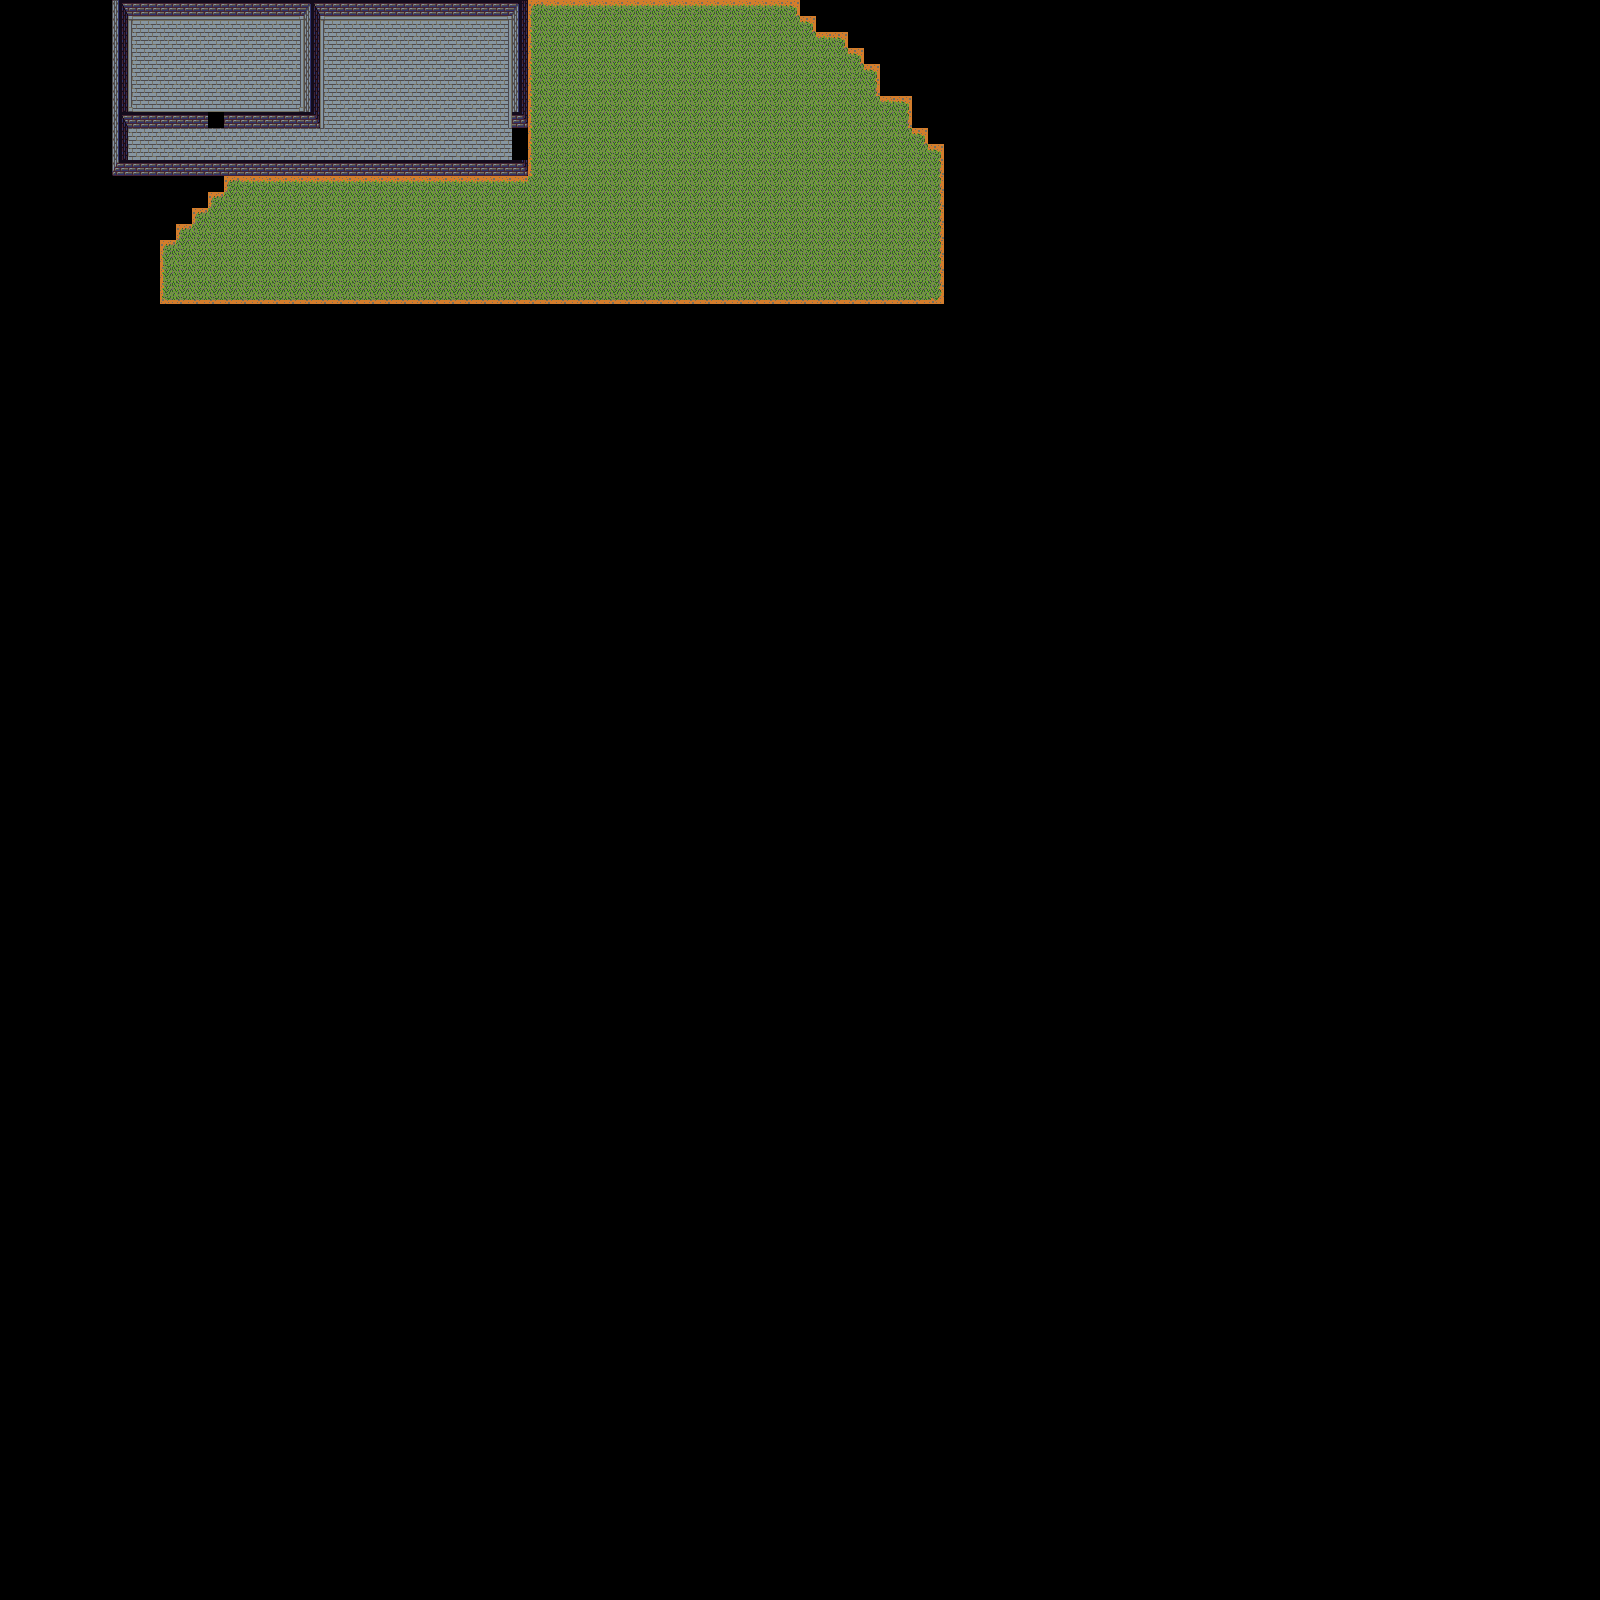

The image is a tile-based game level rendered from a .tmx file. Its description and source (layers, tilesets, objects; grid data summarised) follow:
An orthogonal 100x100 tile map with 16x16 px tiles, 1 tile layer (World Layer), 7 tilesets and 5 objects (sign).

<map version="1.0" orientation="orthogonal" width="100" height="100" tilewidth="16" tileheight="16">
 <tileset firstgid="1" name="Floor" tilewidth="16" tileheight="16">
  <image source="Objects/Floor.png" width="336" height="624" />
  <terraintypes>
   <terrain name="Floor" tile="-1" />
  </terraintypes>
  <tile id="126" terrain=",,,0" />
  <tile id="127" terrain=",,0,0" />
  <tile id="128" terrain=",,0," />
  <tile id="147" terrain=",0,,0" />
  <tile id="148" terrain="0,0,0,0" />
  <tile id="149" terrain="0,,0," />
  <tile id="168" terrain=",0,," />
  <tile id="169" terrain="0,0,," />
  <tile id="170" terrain="0,,," />
 </tileset>
 <tileset firstgid="820" name="Door0" tilewidth="16" tileheight="16">
  <image source="Objects/Door0.png" width="128" height="80" />
 </tileset>
 <tileset firstgid="860" name="Door1" tilewidth="16" tileheight="16">
  <image source="Objects/Door1.png" width="128" height="80" />
 </tileset>
 <tileset firstgid="900" name="Wall" tilewidth="16" tileheight="16">
  <image source="Objects/Wall.png" width="320" height="816" />
  <tile id="60">
   <properties>
    <property name="solid" value="true" />
   </properties>
  </tile>
  <tile id="80">
   <properties>
    <property name="solid" value="true" />
   </properties>
  </tile>
  <tile id="120">
   <properties>
    <property name="solid" value="true" />
   </properties>
  </tile>
  <tile id="121">
   <properties>
    <property name="solid" value="true" />
   </properties>
  </tile>
  <tile id="122">
   <properties>
    <property name="solid" value="true" />
   </properties>
  </tile>
  <tile id="140">
   <properties>
    <property name="solid" value="true" />
   </properties>
  </tile>
  <tile id="141">
   <properties>
    <property name="solid" value="true" />
   </properties>
  </tile>
  <tile id="160">
   <properties>
    <property name="solid" value="true" />
   </properties>
  </tile>
  <tile id="162">
   <properties>
    <property name="solid" value="true" />
   </properties>
  </tile>
  <tile id="180">
   <properties>
    <property name="solid" value="true" />
   </properties>
  </tile>
  <tile id="200">
   <properties>
    <property name="solid" value="true" />
   </properties>
  </tile>
  <tile id="220">
   <properties>
    <property name="solid" value="true" />
   </properties>
  </tile>
  <tile id="240">
   <properties>
    <property name="solid" value="true" />
   </properties>
  </tile>
  <tile id="241">
   <properties>
    <property name="solid" value="true" />
   </properties>
  </tile>
  <tile id="242">
   <properties>
    <property name="solid" value="true" />
   </properties>
  </tile>
  <tile id="244">
   <properties>
    <property name="solid" value="true" />
   </properties>
  </tile>
  <tile id="260">
   <properties>
    <property name="solid" value="true" />
   </properties>
  </tile>
  <tile id="261">
   <properties>
    <property name="solid" value="true" />
   </properties>
  </tile>
  <tile id="263">
   <properties>
    <property name="solid" value="true" />
   </properties>
  </tile>
  <tile id="264">
   <properties>
    <property name="solid" value="true" />
   </properties>
  </tile>
  <tile id="265">
   <properties>
    <property name="solid" value="true" />
   </properties>
  </tile>
  <tile id="280">
   <properties>
    <property name="solid" value="true" />
   </properties>
  </tile>
  <tile id="282">
   <properties>
    <property name="solid" value="true" />
   </properties>
  </tile>
  <tile id="284">
   <properties>
    <property name="solid" value="true" />
   </properties>
  </tile>
 </tileset>
 <tileset firstgid="1920" name="Tile" tilewidth="16" tileheight="16">
  <image source="Objects/Tile.png" width="128" height="64" />
 </tileset>
 <tileset firstgid="1952" name="Decor" tilewidth="16" tileheight="16">
  <image source="Objects/Decor0.png" width="128" height="304" />
 </tileset>
 <tileset firstgid="2104" name="Hill0" tilewidth="16" tileheight="16">
  <image source="Objects/Hill0.png" width="256" height="288" />
 </tileset>
 <layer name="World Layer" width="100" height="100">
  <properties>
   <property name="solid" value="true" />
  </properties>
  <data>[10000 cells, 910 non-empty, 26 distinct tile ids]</data>
 </layer>
 <objectgroup name="Object Layer">
  <object name="sign_1" type="sign" gid="1984" x="389" y="130">
   <properties>
    <property name="gid" value="sign_1" />
   </properties>
  </object>
  <object gid="2020" x="205" y="37" />
  <object gid="820" x="208" y="127" />
  <object gid="820" x="512" y="144" />
  <object gid="820" x="512" y="160" />
 </objectgroup>
</map>
